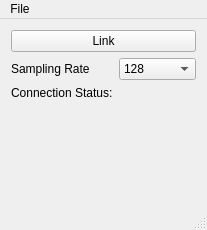
<?xml version="1.0" encoding="UTF-8"?>
<ui version="4.0">
 <class>MainWindow</class>
 <widget class="QMainWindow" name="MainWindow">
  <property name="geometry">
   <rect>
    <x>0</x>
    <y>0</y>
    <width>207</width>
    <height>230</height>
   </rect>
  </property>
  <property name="windowTitle">
   <string>Emotiv-LSL</string>
  </property>
  <widget class="QWidget" name="centralWidget">
   <layout class="QVBoxLayout" name="verticalLayout">
    <item>
     <widget class="QPushButton" name="linkButton">
      <property name="text">
       <string>Link</string>
      </property>
     </widget>
    </item>
    <item>
     <layout class="QFormLayout" name="formLayout">
      <property name="fieldGrowthPolicy">
       <enum>QFormLayout::AllNonFixedFieldsGrow</enum>
      </property>
      <item row="1" column="0">
       <widget class="QLabel" name="label_2">
        <property name="text">
         <string>Connection Status:</string>
        </property>
       </widget>
      </item>
      <item row="0" column="1">
       <widget class="QComboBox" name="cb_sps">
        <property name="editable">
         <bool>false</bool>
        </property>
        <item>
         <property name="text">
          <string>128</string>
         </property>
        </item>
        <item>
         <property name="text">
          <string>256</string>
         </property>
        </item>
       </widget>
      </item>
      <item row="0" column="0">
       <widget class="QLabel" name="label">
        <property name="text">
         <string>Sampling Rate</string>
        </property>
       </widget>
      </item>
      <item row="1" column="1">
       <widget class="QLabel" name="connectionStatus">
        <property name="text">
         <string/>
        </property>
       </widget>
      </item>
     </layout>
    </item>
    <item>
     <layout class="QHBoxLayout" name="horizontalLayout"/>
    </item>
   </layout>
  </widget>
  <widget class="QMenuBar" name="menuBar">
   <property name="geometry">
    <rect>
     <x>0</x>
     <y>0</y>
     <width>207</width>
     <height>18</height>
    </rect>
   </property>
   <widget class="QMenu" name="menuFile">
    <property name="title">
     <string>File</string>
    </property>
    <addaction name="actionLoad_Configuration"/>
    <addaction name="actionSave_Configuration"/>
    <addaction name="separator"/>
    <addaction name="actionQuit_2"/>
   </widget>
   <addaction name="menuFile"/>
  </widget>
  <widget class="QStatusBar" name="statusBar"/>
  <action name="actionLoad_Configuration">
   <property name="text">
    <string>Load Configuration</string>
   </property>
  </action>
  <action name="actionSave_Configuration">
   <property name="text">
    <string>Save Configuration</string>
   </property>
  </action>
  <action name="actionQuit">
   <property name="text">
    <string>Quit</string>
   </property>
  </action>
  <action name="actionQuit_2">
   <property name="text">
    <string>Quit</string>
   </property>
  </action>
 </widget>
 <layoutdefault spacing="6" margin="11"/>
 <resources/>
 <connections/>
</ui>
